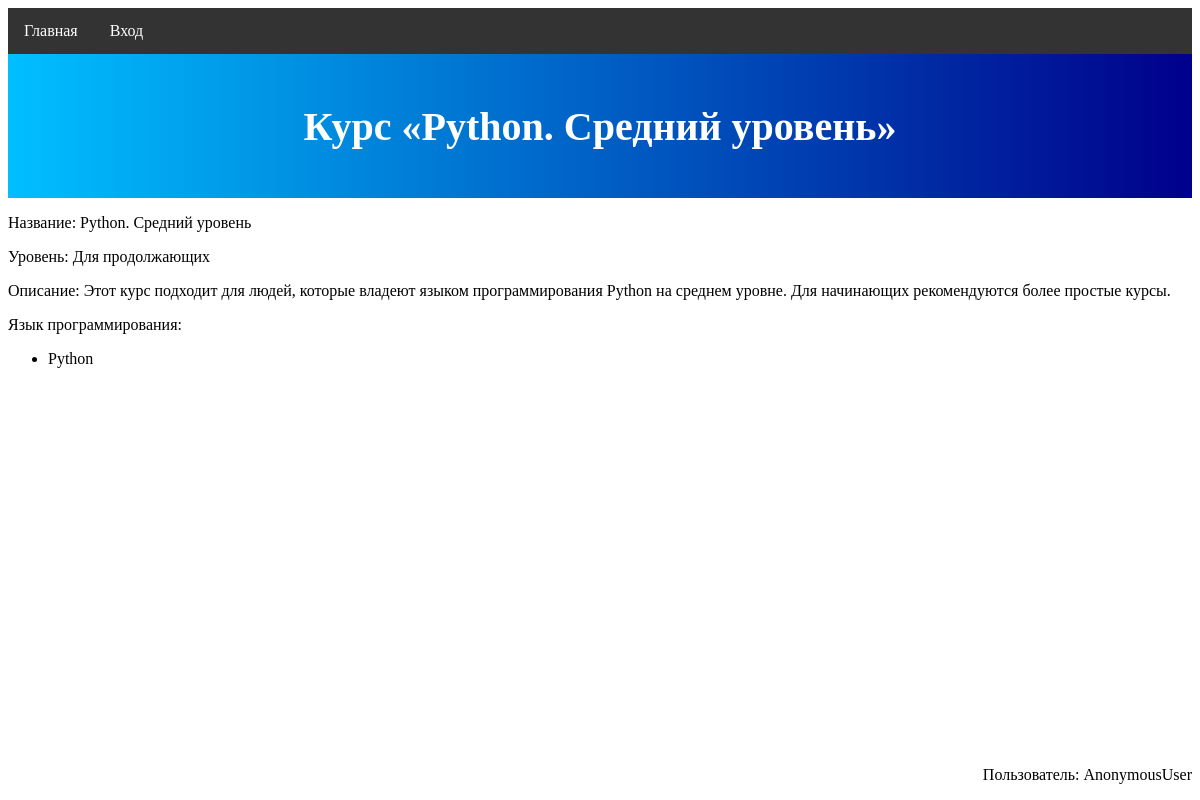
The page /course/4 on the database its author committed.
### mainapp/models.py (models this page shows)
class Course(models.Model):
    programming_languages = models.ManyToManyField(ProgrammingLanguage)
    technologies = models.ManyToManyField(Technology, blank=True)
    course_category = models.ForeignKey(CourseCategory,
                                        on_delete=models.CASCADE,
                                        default=1)
    name = models.CharField(max_length=64)
    desc = models.TextField(blank=True)
    image = models.ImageField(upload_to='img',
                              default=os.path.join('img', 'default.jpg'))
    def __str__(self):
        return self.name
    class Meta:
        verbose_name = 'Курс'
        verbose_name_plural = 'Курсы'

class CourseCategory(models.Model):
    name = models.CharField(max_length=32)
    desc = models.TextField(blank=True)
    image = models.ImageField(upload_to='img',
                              default=os.path.join('img', 'default.jpg'))
    def __str__(self):
        return self.name
    class Meta:
        verbose_name = 'Категория курсов'
        verbose_name_plural = 'Категории курсов'

class ProgrammingLanguage(models.Model):
    name = models.CharField(max_length=64)
    desc = models.TextField(blank=True)
    def __str__(self):
        return self.name
    class Meta:
        verbose_name = 'Язык программирования'
        verbose_name_plural = 'Языки программирования'

### mainapp/views.py (the view)
# urls.py: path('course/<int:pk>', views.course_page, name='course_page'),
def course_page(request, pk):
    course = Course.objects.get(pk=pk)
    name = f'курс «{course}»'
    context = {
        'page_title': name,
        'course': course,
        'top_block_text': name
    }
    return render(request, template_name='mainapp/course_page.html', context=context)

### mainapp/templates/mainapp/course_page.html (shortened to what this page needs)
{% extends 'mainapp/base.html' %}
{% block content %}
    <p>Название: {{ course.name }}</p>
    <p>Уровень: {{ course.course_category }}</p>
    <p>Описание: {{ course.desc }}.</p>
    {% if course.programming_languages.all|length > 1 %}
        <p>Языки программирования:</p>
    {% else %}
        <p>Язык программирования:</p>
    {% endif %}
    <ul>
        {% for lang in course.programming_languages.all %}
            <li>{{ lang }}</li>
        {% endfor %}
    </ul>
{% endblock %}

### rows shown on the page
Course: name "Python. Средний уровень", course_category "Для продолжающих", desc "Этот курс подходит для людей, которые владеют языком программирования Python на среднем уровне. Для начинающих рекомендуются более простые курсы"
ProgrammingLanguage: name "Python"

### other values the page prints
{{ main_menu_button_1_text|default:'главная'|capfirst }} "Главная"
{{ top_block_text|default:'категории курсов'|capfirst }} "Курс «Python. Средний уровень»"
{{ user }} "AnonymousUser"
